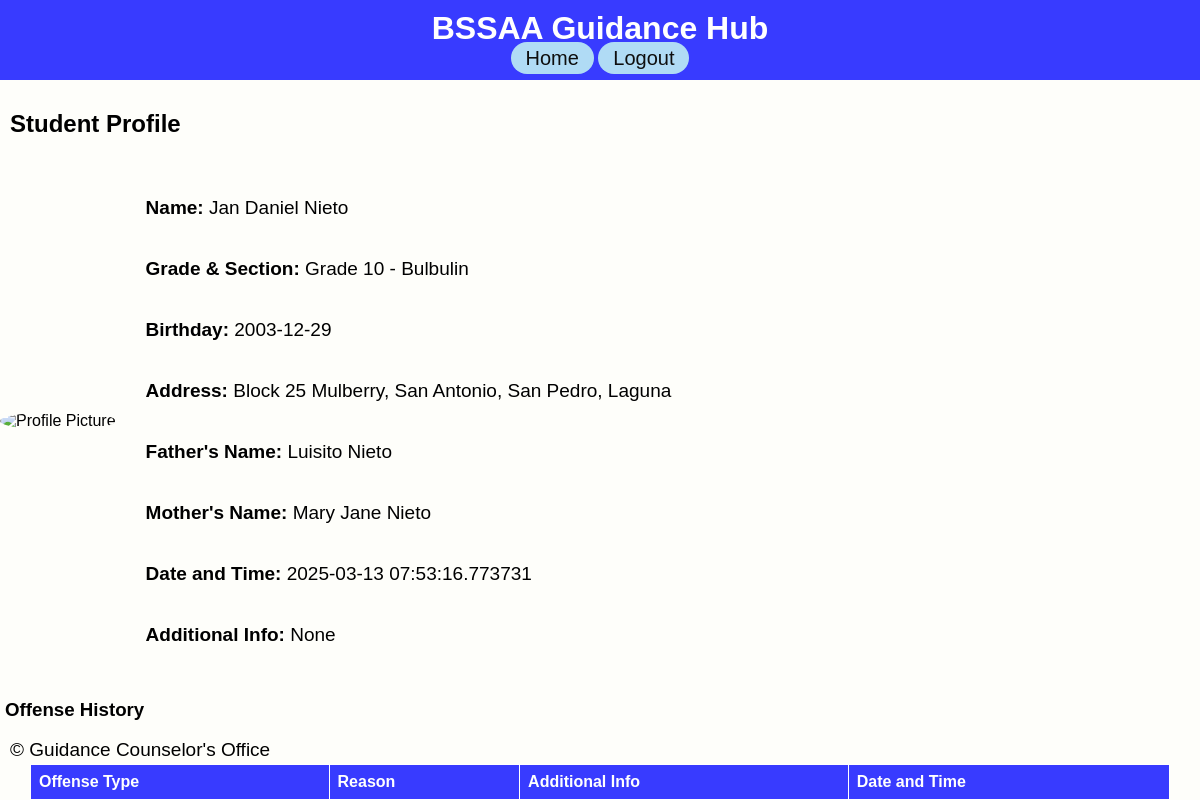
Page /view_profile/1 on the earlier database version.
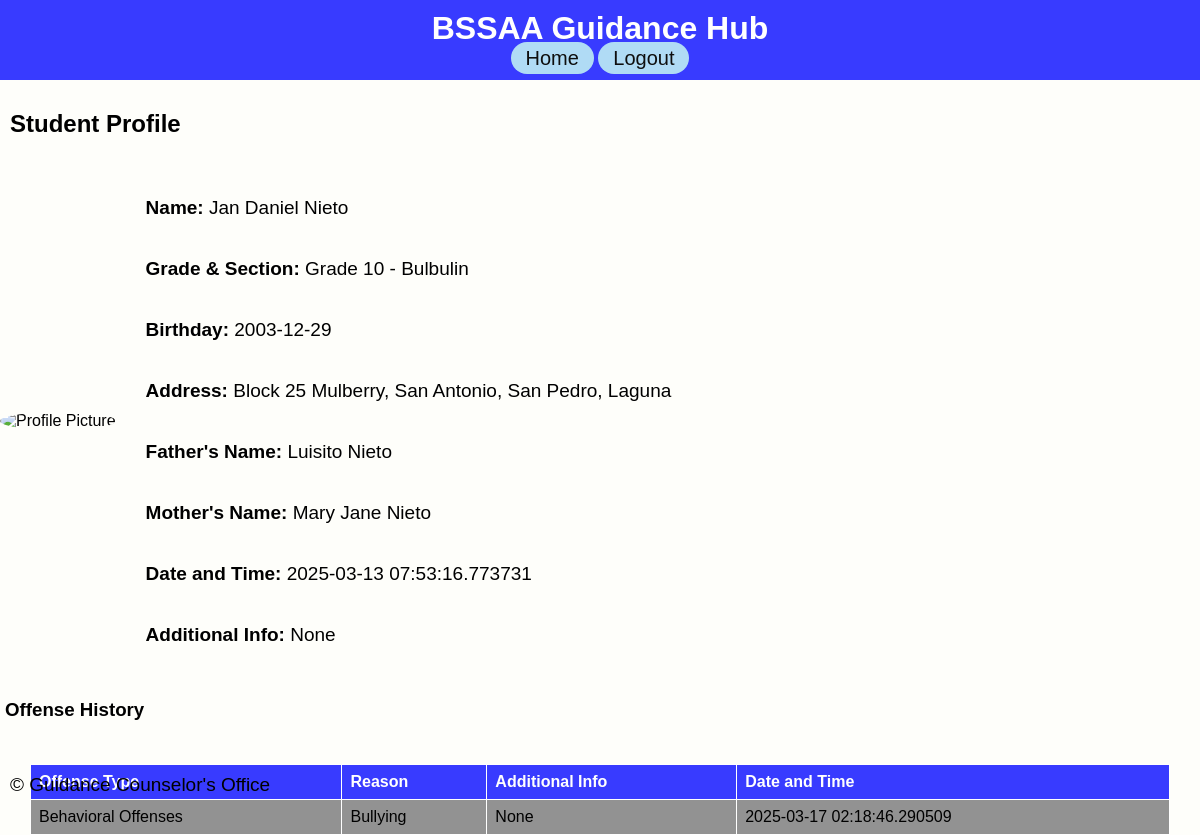
Same page on the later database version.
### app/models.py (models this page shows)
class OffenseRecord(db.Model):
    id = db.Column(db.Integer, primary_key=True)
    student_id = db.Column(db.Integer, db.ForeignKey('student_record.id'), nullable=False)
    offense_type = db.Column(db.String(100), nullable=False)
    reason = db.Column(db.String(200), nullable=False)
    additional_info = db.Column(db.Text, nullable=True)
    date_time = db.Column(db.DateTime, default=datetime.utcnow)

### app/routes.py (the view)
@main.route('/view_profile/<int:student_id>')
def view_profile(student_id):
    student = StudentRecord.query.get_or_404(student_id)
    offenses = OffenseRecord.query.filter_by(student_id=student_id).all()
    return render_template('profile.html', student=student, offenses=offenses)

### app/templates/profile.html
{% extends 'base.html' %}
{% block content %}
<h2>Student Profile</h2>
<div class="profile-container">
    <div class="profile-picture">
        <img src="{{ url_for('static', filename='images/profile_placeholder.png') }}" alt="Profile Picture">
    </div>
    <div class="profile-details">
        <p><strong>Name:</strong> {{ student.name }}</p>
        <p><strong>Grade & Section:</strong> {{ student.grade_section }}</p>
        <p><strong>Birthday:</strong> {{ student.birthdate }}</p>
        <p><strong>Address:</strong> {{ student.address_house_no }}, {{ student.address_barangay }}, {{ student.address_city }}, {{ student.address_province }}</p>
        <p><strong>Father's Name:</strong> {{ student.father_name }}</p>
        <p><strong>Mother's Name:</strong> {{ student.mother_name }}</p>
        <p><strong>Date and Time:</strong> {{ student.date_time }}</p>
        <p><strong>Additional Info:</strong> {{ student.additional_info }}</p>
    </div>
</div>
<h3>Offense History</h3>
<table>
    <tr>
        <th>Offense Type</th>
        <th>Reason</th>
        <th>Additional Info</th>
        <th>Date and Time</th>
    </tr>
    {% for offense in offenses %}
    <tr>
        <td>{{ offense.offense_type }}</td>
        <td>{{ offense.reason }}</td>
        <td>{{ offense.additional_info }}</td>
        <td>{{ offense.date_time }}</td>
    </tr>
    {% endfor %}
</table>
{% endblock %}

Differences in the rows shown:
added OffenseRecord: offense_type "Behavioral Offenses", reason "Bullying", additional_info "None", date_time "2025-03-17 02:18:46.290509"
